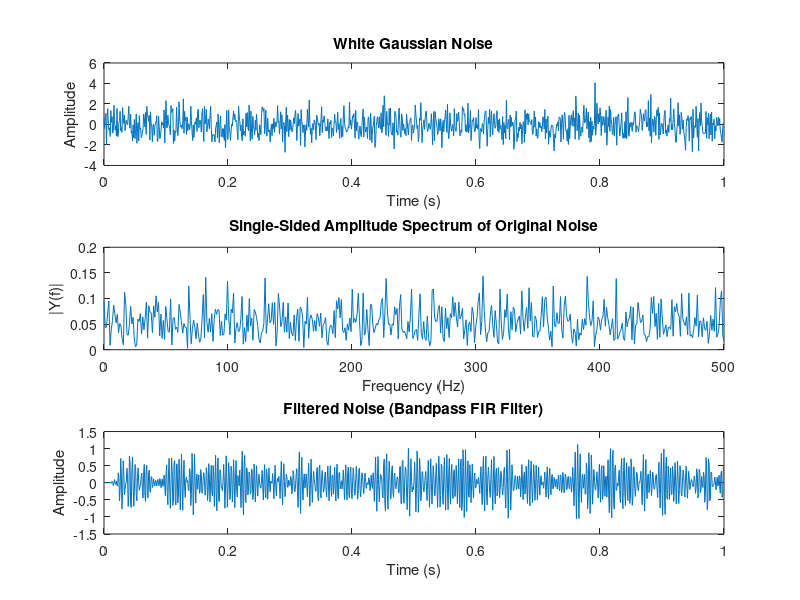
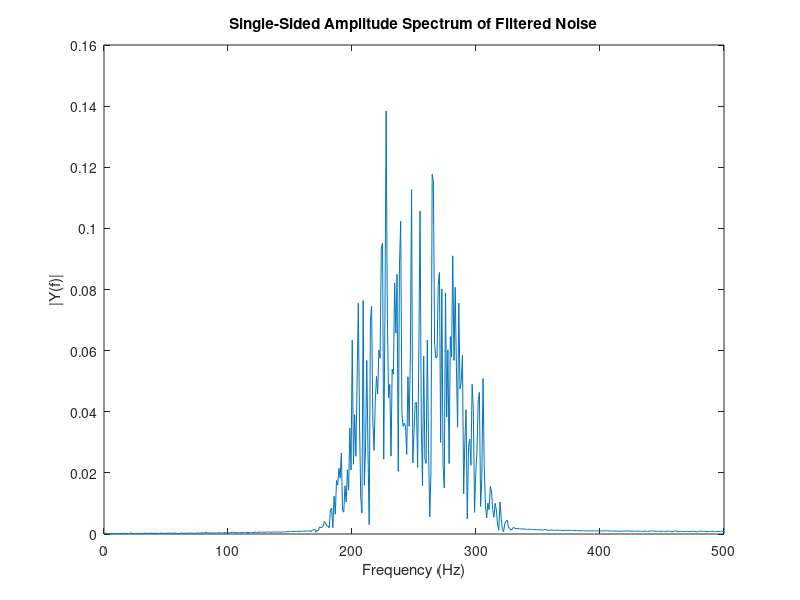

Reproduce these figures in MATLAB, in order.
% Parameters
Fs = 1000;        % Sampling frequency
T = 1/Fs;         % Sampling period
L = 1000;         % Length of signal
t = (0:L-1)*T;    % Time vector

% Generate white Gaussian noise
mu = 0;           % Mean of noise
sigma = 1;        % Standard deviation of noise
noise = mu + sigma * randn(size(t));

% Plot the noise signal
subplot(3,1,1);
plot(t, noise);
title('White Gaussian Noise');
xlabel('Time (s)');
ylabel('Amplitude');

% Compute the Fourier transform
NFFT = 2^nextpow2(L);       % Next power of 2 from length of signal
Y = fft(noise,NFFT)/L;
f = Fs/2*linspace(0,1,NFFT/2+1);

% Plot single-sided amplitude spectrum of the original noise
subplot(3,1,2);
plot(f,2*abs(Y(1:NFFT/2+1)));
title('Single-Sided Amplitude Spectrum of Original Noise');
xlabel('Frequency (Hz)');
ylabel('|Y(f)|');

% Design a bandpass FIR filter
lowFreq = 200;   % Lower cutoff frequency
highFreq = 300;  % Upper cutoff frequency
order = 50;      % Filter order
b = fir1(order, [lowFreq highFreq]/(Fs/2), 'bandpass');

% Apply the filter to the noise signal
filteredNoise = filter(b, 1, noise);

% Plot the filtered noise signal
subplot(3,1,3);
plot(t, filteredNoise);
title('Filtered Noise (Bandpass FIR Filter)');
xlabel('Time (s)');
ylabel('Amplitude');

% Compute the Fourier transform of the filtered noise
filteredY = fft(filteredNoise, NFFT)/L;
filteredF = Fs/2*linspace(0,1,NFFT/2+1);

% Plot single-sided amplitude spectrum of the filtered noise
figure;
plot(filteredF, 2*abs(filteredY(1:NFFT/2+1)));
title('Single-Sided Amplitude Spectrum of Filtered Noise');
xlabel('Frequency (Hz)');
ylabel('|Y(f)|');
xlim([0 Fs/2]);


